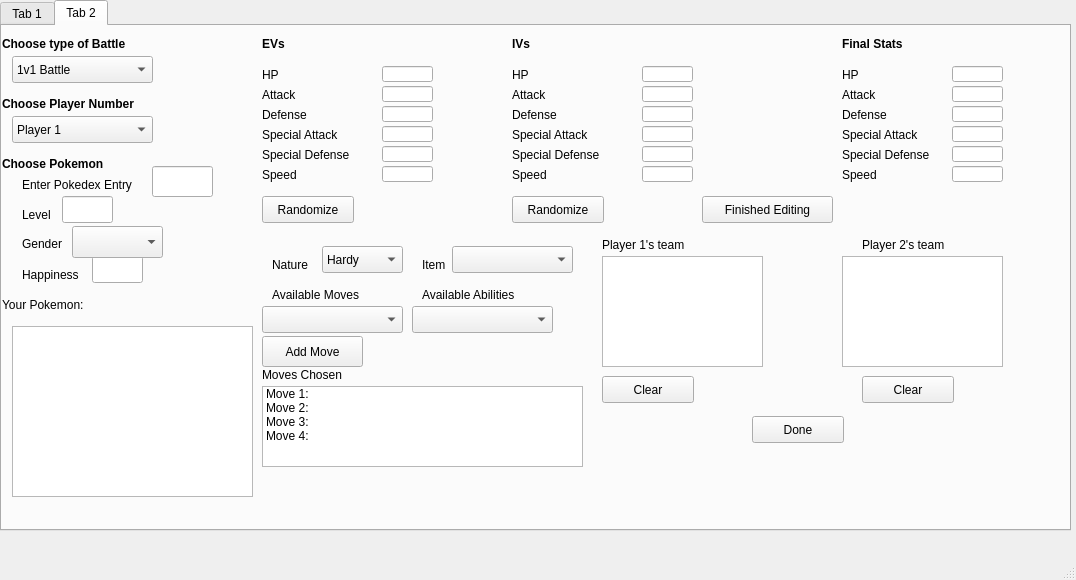
<?xml version="1.0" encoding="UTF-8"?>
<ui version="4.0">
 <class>MainWindow</class>
 <widget class="QMainWindow" name="MainWindow">
  <property name="geometry">
   <rect>
    <x>0</x>
    <y>0</y>
    <width>1076</width>
    <height>580</height>
   </rect>
  </property>
  <property name="windowTitle">
   <string>MainWindow</string>
  </property>
  <widget class="QWidget" name="centralwidget">
   <widget class="QTabWidget" name="tabCreate">
    <property name="geometry">
     <rect>
      <x>0</x>
      <y>0</y>
      <width>1071</width>
      <height>531</height>
     </rect>
    </property>
    <property name="currentIndex">
     <number>1</number>
    </property>
    <widget class="QWidget" name="tab">
     <attribute name="title">
      <string>Tab 1</string>
     </attribute>
     <widget class="QGraphicsView" name="viewPokemon1">
      <property name="geometry">
       <rect>
        <x>10</x>
        <y>30</y>
        <width>256</width>
        <height>151</height>
       </rect>
      </property>
     </widget>
     <widget class="QLabel" name="label">
      <property name="geometry">
       <rect>
        <x>-80</x>
        <y>0</y>
        <width>201</width>
        <height>31</height>
       </rect>
      </property>
      <property name="text">
       <string>                        Pokemon 1</string>
      </property>
     </widget>
     <widget class="QListWidget" name="listPokemon1_moves">
      <property name="geometry">
       <rect>
        <x>0</x>
        <y>240</y>
        <width>321</width>
        <height>81</height>
       </rect>
      </property>
      <item>
       <property name="text">
        <string>Move 1:</string>
       </property>
      </item>
      <item>
       <property name="text">
        <string>Move 2: </string>
       </property>
      </item>
      <item>
       <property name="text">
        <string>Move 3:</string>
       </property>
      </item>
      <item>
       <property name="text">
        <string>Move 4:</string>
       </property>
      </item>
     </widget>
     <widget class="QLabel" name="label_3">
      <property name="geometry">
       <rect>
        <x>390</x>
        <y>60</y>
        <width>201</width>
        <height>31</height>
       </rect>
      </property>
      <property name="text">
       <string>                        Battle Info:</string>
      </property>
     </widget>
     <widget class="QGraphicsView" name="viewPokemon2">
      <property name="geometry">
       <rect>
        <x>810</x>
        <y>30</y>
        <width>256</width>
        <height>151</height>
       </rect>
      </property>
     </widget>
     <widget class="QLabel" name="label_2">
      <property name="geometry">
       <rect>
        <x>720</x>
        <y>0</y>
        <width>201</width>
        <height>31</height>
       </rect>
      </property>
      <property name="text">
       <string>                        Pokemon 2</string>
      </property>
     </widget>
     <widget class="QListWidget" name="listPokemon2_moves">
      <property name="geometry">
       <rect>
        <x>740</x>
        <y>240</y>
        <width>321</width>
        <height>81</height>
       </rect>
      </property>
      <item>
       <property name="text">
        <string>Move 1:</string>
       </property>
      </item>
      <item>
       <property name="text">
        <string>Move 2: </string>
       </property>
      </item>
      <item>
       <property name="text">
        <string>Move 3:</string>
       </property>
      </item>
      <item>
       <property name="text">
        <string>Move 4:</string>
       </property>
      </item>
     </widget>
     <widget class="QPushButton" name="pushStartBattle">
      <property name="geometry">
       <rect>
        <x>340</x>
        <y>50</y>
        <width>92</width>
        <height>27</height>
       </rect>
      </property>
      <property name="text">
       <string>Start Battle</string>
      </property>
     </widget>
     <widget class="QPushButton" name="pushRestart">
      <property name="geometry">
       <rect>
        <x>630</x>
        <y>50</y>
        <width>92</width>
        <height>27</height>
       </rect>
      </property>
      <property name="text">
       <string>Restart</string>
      </property>
     </widget>
     <widget class="QPushButton" name="pushDifferentTeam">
      <property name="geometry">
       <rect>
        <x>430</x>
        <y>10</y>
        <width>201</width>
        <height>27</height>
       </rect>
      </property>
      <property name="text">
       <string>Choose a different team</string>
      </property>
     </widget>
     <widget class="QLabel" name="label_190">
      <property name="geometry">
       <rect>
        <x>0</x>
        <y>340</y>
        <width>111</width>
        <height>31</height>
       </rect>
      </property>
      <property name="text">
       <string>Player 1's team</string>
      </property>
     </widget>
     <widget class="QListWidget" name="listPlayer1_team">
      <property name="geometry">
       <rect>
        <x>0</x>
        <y>370</y>
        <width>321</width>
        <height>81</height>
       </rect>
      </property>
     </widget>
     <widget class="QLabel" name="label_191">
      <property name="geometry">
       <rect>
        <x>260</x>
        <y>0</y>
        <width>41</width>
        <height>31</height>
       </rect>
      </property>
      <property name="text">
       <string>Level</string>
      </property>
     </widget>
     <widget class="QLabel" name="label_192">
      <property name="geometry">
       <rect>
        <x>720</x>
        <y>0</y>
        <width>41</width>
        <height>31</height>
       </rect>
      </property>
      <property name="text">
       <string>Level</string>
      </property>
     </widget>
     <widget class="QLineEdit" name="txtPokemon1_Level">
      <property name="geometry">
       <rect>
        <x>300</x>
        <y>0</y>
        <width>41</width>
        <height>31</height>
       </rect>
      </property>
     </widget>
     <widget class="QLineEdit" name="txtPokemon2_Level">
      <property name="geometry">
       <rect>
        <x>760</x>
        <y>0</y>
        <width>41</width>
        <height>31</height>
       </rect>
      </property>
     </widget>
     <widget class="QLabel" name="label_230">
      <property name="geometry">
       <rect>
        <x>740</x>
        <y>340</y>
        <width>111</width>
        <height>31</height>
       </rect>
      </property>
      <property name="text">
       <string>Player 2's team</string>
      </property>
     </widget>
     <widget class="QListWidget" name="listPlayer2_team">
      <property name="geometry">
       <rect>
        <x>740</x>
        <y>370</y>
        <width>321</width>
        <height>81</height>
       </rect>
      </property>
     </widget>
     <widget class="QLabel" name="lbl_hpPokemon1">
      <property name="geometry">
       <rect>
        <x>10</x>
        <y>180</y>
        <width>21</width>
        <height>31</height>
       </rect>
      </property>
      <property name="text">
       <string>HP: </string>
      </property>
     </widget>
     <widget class="QLabel" name="lbl_hpPokemon2">
      <property name="geometry">
       <rect>
        <x>810</x>
        <y>180</y>
        <width>41</width>
        <height>31</height>
       </rect>
      </property>
      <property name="text">
       <string>HP: </string>
      </property>
     </widget>
     <widget class="QPushButton" name="pushSwitchPlayer1">
      <property name="geometry">
       <rect>
        <x>110</x>
        <y>340</y>
        <width>92</width>
        <height>27</height>
       </rect>
      </property>
      <property name="text">
       <string>Switch</string>
      </property>
     </widget>
     <widget class="QPushButton" name="pushSwitchPlayer2">
      <property name="geometry">
       <rect>
        <x>850</x>
        <y>340</y>
        <width>92</width>
        <height>27</height>
       </rect>
      </property>
      <property name="text">
       <string>Switch</string>
      </property>
     </widget>
     <widget class="QProgressBar" name="hpBar_Pokemon1">
      <property name="geometry">
       <rect>
        <x>40</x>
        <y>180</y>
        <width>118</width>
        <height>23</height>
       </rect>
      </property>
      <property name="value">
       <number>24</number>
      </property>
     </widget>
     <widget class="QProgressBar" name="hpBar_Pokemon2">
      <property name="geometry">
       <rect>
        <x>840</x>
        <y>180</y>
        <width>118</width>
        <height>23</height>
       </rect>
      </property>
      <property name="value">
       <number>24</number>
      </property>
     </widget>
     <widget class="QTextEdit" name="txtBattleInfo">
      <property name="geometry">
       <rect>
        <x>340</x>
        <y>90</y>
        <width>381</width>
        <height>211</height>
       </rect>
      </property>
      <property name="horizontalScrollBarPolicy">
       <enum>Qt::ScrollBarAsNeeded</enum>
      </property>
      <property name="html">
       <string>&lt;!DOCTYPE HTML PUBLIC &quot;-//W3C//DTD HTML 4.0//EN&quot; &quot;http://www.w3.org/TR/REC-html40/strict.dtd&quot;&gt;
&lt;html&gt;&lt;head&gt;&lt;meta name=&quot;qrichtext&quot; content=&quot;1&quot; /&gt;&lt;style type=&quot;text/css&quot;&gt;
p, li { white-space: pre-wrap; }
&lt;/style&gt;&lt;/head&gt;&lt;body style=&quot; font-family:'.SF NS Text'; font-size:13pt; font-weight:400; font-style:normal;&quot;&gt;
&lt;p style=&quot;-qt-paragraph-type:empty; margin-top:0px; margin-bottom:0px; margin-left:0px; margin-right:0px; -qt-block-indent:0; text-indent:0px;&quot;&gt;&lt;br /&gt;&lt;/p&gt;&lt;/body&gt;&lt;/html&gt;</string>
      </property>
     </widget>
     <widget class="QLabel" name="lbl_statusPokemon1">
      <property name="geometry">
       <rect>
        <x>10</x>
        <y>200</y>
        <width>51</width>
        <height>31</height>
       </rect>
      </property>
      <property name="text">
       <string>Status:</string>
      </property>
     </widget>
     <widget class="QLabel" name="lbl_statusCond1">
      <property name="geometry">
       <rect>
        <x>60</x>
        <y>200</y>
        <width>51</width>
        <height>31</height>
       </rect>
      </property>
      <property name="text">
       <string>Healthy</string>
      </property>
     </widget>
     <widget class="QLabel" name="lbl_statusPokemon2">
      <property name="geometry">
       <rect>
        <x>810</x>
        <y>200</y>
        <width>51</width>
        <height>31</height>
       </rect>
      </property>
      <property name="text">
       <string>Status:</string>
      </property>
     </widget>
     <widget class="QLabel" name="lbl_statusCond2">
      <property name="geometry">
       <rect>
        <x>860</x>
        <y>200</y>
        <width>51</width>
        <height>31</height>
       </rect>
      </property>
      <property name="text">
       <string>Healthy</string>
      </property>
     </widget>
    </widget>
    <widget class="QWidget" name="tab_2">
     <attribute name="title">
      <string>Tab 2</string>
     </attribute>
     <widget class="QLabel" name="label_4">
      <property name="geometry">
       <rect>
        <x>0</x>
        <y>10</y>
        <width>201</width>
        <height>17</height>
       </rect>
      </property>
      <property name="text">
       <string>&lt;html&gt;&lt;head/&gt;&lt;body&gt;&lt;p&gt;&lt;span style=&quot; font-weight:600;&quot;&gt;Choose type of Battle&lt;/span&gt;&lt;/p&gt;&lt;/body&gt;&lt;/html&gt;</string>
      </property>
     </widget>
     <widget class="QComboBox" name="comboBattleType">
      <property name="geometry">
       <rect>
        <x>10</x>
        <y>30</y>
        <width>141</width>
        <height>27</height>
       </rect>
      </property>
      <item>
       <property name="text">
        <string>1v1 Battle</string>
       </property>
      </item>
      <item>
       <property name="text">
        <string>3v3 Battle</string>
       </property>
      </item>
      <item>
       <property name="text">
        <string>6v6 Battle</string>
       </property>
      </item>
     </widget>
     <widget class="QLabel" name="label_5">
      <property name="geometry">
       <rect>
        <x>0</x>
        <y>130</y>
        <width>201</width>
        <height>17</height>
       </rect>
      </property>
      <property name="text">
       <string>&lt;html&gt;&lt;head/&gt;&lt;body&gt;&lt;p&gt;&lt;span style=&quot; font-weight:600;&quot;&gt;Choose Pokemon&lt;/span&gt;&lt;/p&gt;&lt;/body&gt;&lt;/html&gt;</string>
      </property>
     </widget>
     <widget class="QLabel" name="label_6">
      <property name="geometry">
       <rect>
        <x>260</x>
        <y>10</y>
        <width>31</width>
        <height>17</height>
       </rect>
      </property>
      <property name="text">
       <string>&lt;html&gt;&lt;head/&gt;&lt;body&gt;&lt;p&gt;&lt;span style=&quot; font-weight:600;&quot;&gt;EVs&lt;/span&gt;&lt;/p&gt;&lt;/body&gt;&lt;/html&gt;</string>
      </property>
     </widget>
     <widget class="QLineEdit" name="txtPokedexEntry">
      <property name="geometry">
       <rect>
        <x>150</x>
        <y>140</y>
        <width>61</width>
        <height>31</height>
       </rect>
      </property>
     </widget>
     <widget class="QLabel" name="label_7">
      <property name="geometry">
       <rect>
        <x>0</x>
        <y>270</y>
        <width>201</width>
        <height>17</height>
       </rect>
      </property>
      <property name="text">
       <string>Your Pokemon:</string>
      </property>
     </widget>
     <widget class="QGraphicsView" name="viewCurrentPokemon">
      <property name="geometry">
       <rect>
        <x>10</x>
        <y>300</y>
        <width>241</width>
        <height>171</height>
       </rect>
      </property>
     </widget>
     <widget class="QComboBox" name="comboAvailableMoves">
      <property name="geometry">
       <rect>
        <x>260</x>
        <y>280</y>
        <width>141</width>
        <height>27</height>
       </rect>
      </property>
     </widget>
     <widget class="QLabel" name="label_8">
      <property name="geometry">
       <rect>
        <x>270</x>
        <y>260</y>
        <width>101</width>
        <height>17</height>
       </rect>
      </property>
      <property name="text">
       <string>Available Moves</string>
      </property>
     </widget>
     <widget class="QListWidget" name="listChosenMoves">
      <property name="geometry">
       <rect>
        <x>260</x>
        <y>360</y>
        <width>321</width>
        <height>81</height>
       </rect>
      </property>
      <item>
       <property name="text">
        <string>Move 1:</string>
       </property>
      </item>
      <item>
       <property name="text">
        <string>Move 2:</string>
       </property>
      </item>
      <item>
       <property name="text">
        <string>Move 3:</string>
       </property>
      </item>
      <item>
       <property name="text">
        <string>Move 4:</string>
       </property>
      </item>
     </widget>
     <widget class="QLabel" name="label_9">
      <property name="geometry">
       <rect>
        <x>260</x>
        <y>340</y>
        <width>201</width>
        <height>17</height>
       </rect>
      </property>
      <property name="text">
       <string>Moves Chosen</string>
      </property>
     </widget>
     <widget class="QLineEdit" name="txtChosenLevel">
      <property name="geometry">
       <rect>
        <x>60</x>
        <y>170</y>
        <width>51</width>
        <height>27</height>
       </rect>
      </property>
     </widget>
     <widget class="QLabel" name="label_11">
      <property name="geometry">
       <rect>
        <x>20</x>
        <y>180</y>
        <width>41</width>
        <height>17</height>
       </rect>
      </property>
      <property name="text">
       <string>Level</string>
      </property>
     </widget>
     <widget class="QLabel" name="label_10">
      <property name="geometry">
       <rect>
        <x>260</x>
        <y>40</y>
        <width>31</width>
        <height>17</height>
       </rect>
      </property>
      <property name="text">
       <string>HP</string>
      </property>
     </widget>
     <widget class="QLabel" name="label_12">
      <property name="geometry">
       <rect>
        <x>260</x>
        <y>60</y>
        <width>41</width>
        <height>17</height>
       </rect>
      </property>
      <property name="text">
       <string>Attack</string>
      </property>
     </widget>
     <widget class="QLabel" name="label_13">
      <property name="geometry">
       <rect>
        <x>260</x>
        <y>80</y>
        <width>61</width>
        <height>17</height>
       </rect>
      </property>
      <property name="text">
       <string>Defense</string>
      </property>
     </widget>
     <widget class="QLabel" name="label_14">
      <property name="geometry">
       <rect>
        <x>260</x>
        <y>100</y>
        <width>101</width>
        <height>17</height>
       </rect>
      </property>
      <property name="text">
       <string>Special Attack</string>
      </property>
     </widget>
     <widget class="QLabel" name="label_15">
      <property name="geometry">
       <rect>
        <x>260</x>
        <y>120</y>
        <width>111</width>
        <height>17</height>
       </rect>
      </property>
      <property name="text">
       <string>Special Defense</string>
      </property>
     </widget>
     <widget class="QLabel" name="label_16">
      <property name="geometry">
       <rect>
        <x>260</x>
        <y>140</y>
        <width>41</width>
        <height>17</height>
       </rect>
      </property>
      <property name="text">
       <string>Speed</string>
      </property>
     </widget>
     <widget class="QLineEdit" name="txtEV_HP">
      <property name="geometry">
       <rect>
        <x>380</x>
        <y>40</y>
        <width>51</width>
        <height>16</height>
       </rect>
      </property>
     </widget>
     <widget class="QLineEdit" name="txtEV_Attack">
      <property name="geometry">
       <rect>
        <x>380</x>
        <y>60</y>
        <width>51</width>
        <height>16</height>
       </rect>
      </property>
     </widget>
     <widget class="QLineEdit" name="txtEV_Defense">
      <property name="geometry">
       <rect>
        <x>380</x>
        <y>80</y>
        <width>51</width>
        <height>16</height>
       </rect>
      </property>
     </widget>
     <widget class="QLineEdit" name="txtEV_SpAttack">
      <property name="geometry">
       <rect>
        <x>380</x>
        <y>100</y>
        <width>51</width>
        <height>16</height>
       </rect>
      </property>
     </widget>
     <widget class="QLineEdit" name="txtEV_SpDefense">
      <property name="geometry">
       <rect>
        <x>380</x>
        <y>120</y>
        <width>51</width>
        <height>16</height>
       </rect>
      </property>
     </widget>
     <widget class="QLineEdit" name="txtEV_Speed">
      <property name="geometry">
       <rect>
        <x>380</x>
        <y>140</y>
        <width>51</width>
        <height>16</height>
       </rect>
      </property>
     </widget>
     <widget class="QLabel" name="label_65">
      <property name="geometry">
       <rect>
        <x>510</x>
        <y>10</y>
        <width>31</width>
        <height>17</height>
       </rect>
      </property>
      <property name="text">
       <string>&lt;html&gt;&lt;head/&gt;&lt;body&gt;&lt;p&gt;&lt;span style=&quot; font-weight:600;&quot;&gt;IVs&lt;/span&gt;&lt;/p&gt;&lt;/body&gt;&lt;/html&gt;</string>
      </property>
     </widget>
     <widget class="QLabel" name="label_100">
      <property name="geometry">
       <rect>
        <x>510</x>
        <y>40</y>
        <width>31</width>
        <height>17</height>
       </rect>
      </property>
      <property name="text">
       <string>HP</string>
      </property>
     </widget>
     <widget class="QLineEdit" name="txtIV_HP">
      <property name="geometry">
       <rect>
        <x>640</x>
        <y>40</y>
        <width>51</width>
        <height>16</height>
       </rect>
      </property>
     </widget>
     <widget class="QLabel" name="label_101">
      <property name="geometry">
       <rect>
        <x>510</x>
        <y>60</y>
        <width>41</width>
        <height>17</height>
       </rect>
      </property>
      <property name="text">
       <string>Attack</string>
      </property>
     </widget>
     <widget class="QLineEdit" name="txtIV_Attack">
      <property name="geometry">
       <rect>
        <x>640</x>
        <y>60</y>
        <width>51</width>
        <height>16</height>
       </rect>
      </property>
     </widget>
     <widget class="QLabel" name="label_102">
      <property name="geometry">
       <rect>
        <x>510</x>
        <y>80</y>
        <width>61</width>
        <height>17</height>
       </rect>
      </property>
      <property name="text">
       <string>Defense</string>
      </property>
     </widget>
     <widget class="QLineEdit" name="txtIV_Defense">
      <property name="geometry">
       <rect>
        <x>640</x>
        <y>80</y>
        <width>51</width>
        <height>16</height>
       </rect>
      </property>
     </widget>
     <widget class="QLabel" name="label_103">
      <property name="geometry">
       <rect>
        <x>510</x>
        <y>100</y>
        <width>101</width>
        <height>17</height>
       </rect>
      </property>
      <property name="text">
       <string>Special Attack</string>
      </property>
     </widget>
     <widget class="QLineEdit" name="txtIV_SpAttack">
      <property name="geometry">
       <rect>
        <x>640</x>
        <y>100</y>
        <width>51</width>
        <height>16</height>
       </rect>
      </property>
     </widget>
     <widget class="QLabel" name="label_104">
      <property name="geometry">
       <rect>
        <x>510</x>
        <y>120</y>
        <width>111</width>
        <height>17</height>
       </rect>
      </property>
      <property name="text">
       <string>Special Defense</string>
      </property>
     </widget>
     <widget class="QLineEdit" name="txtIV_SpDefense">
      <property name="geometry">
       <rect>
        <x>640</x>
        <y>120</y>
        <width>51</width>
        <height>16</height>
       </rect>
      </property>
     </widget>
     <widget class="QLabel" name="label_127">
      <property name="geometry">
       <rect>
        <x>510</x>
        <y>140</y>
        <width>41</width>
        <height>17</height>
       </rect>
      </property>
      <property name="text">
       <string>Speed</string>
      </property>
     </widget>
     <widget class="QLineEdit" name="txtIV_Speed">
      <property name="geometry">
       <rect>
        <x>640</x>
        <y>140</y>
        <width>51</width>
        <height>16</height>
       </rect>
      </property>
     </widget>
     <widget class="QPushButton" name="pushRandomizeEVs">
      <property name="geometry">
       <rect>
        <x>260</x>
        <y>170</y>
        <width>92</width>
        <height>27</height>
       </rect>
      </property>
      <property name="text">
       <string>Randomize</string>
      </property>
     </widget>
     <widget class="QPushButton" name="pushRandomizeIVs">
      <property name="geometry">
       <rect>
        <x>510</x>
        <y>170</y>
        <width>92</width>
        <height>27</height>
       </rect>
      </property>
      <property name="text">
       <string>Randomize</string>
      </property>
     </widget>
     <widget class="QLabel" name="label_128">
      <property name="geometry">
       <rect>
        <x>20</x>
        <y>150</y>
        <width>131</width>
        <height>17</height>
       </rect>
      </property>
      <property name="text">
       <string>Enter Pokedex Entry</string>
      </property>
     </widget>
     <widget class="QLabel" name="label_129">
      <property name="geometry">
       <rect>
        <x>840</x>
        <y>10</y>
        <width>131</width>
        <height>17</height>
       </rect>
      </property>
      <property name="text">
       <string>&lt;html&gt;&lt;head/&gt;&lt;body&gt;&lt;p&gt;&lt;span style=&quot; font-weight:600;&quot;&gt;Final Stats&lt;/span&gt;&lt;/p&gt;&lt;/body&gt;&lt;/html&gt;</string>
      </property>
     </widget>
     <widget class="QLabel" name="label_155">
      <property name="geometry">
       <rect>
        <x>840</x>
        <y>40</y>
        <width>31</width>
        <height>17</height>
       </rect>
      </property>
      <property name="text">
       <string>HP</string>
      </property>
     </widget>
     <widget class="QLineEdit" name="txtFinal_HP">
      <property name="geometry">
       <rect>
        <x>950</x>
        <y>40</y>
        <width>51</width>
        <height>16</height>
       </rect>
      </property>
     </widget>
     <widget class="QLabel" name="label_182">
      <property name="geometry">
       <rect>
        <x>840</x>
        <y>60</y>
        <width>41</width>
        <height>17</height>
       </rect>
      </property>
      <property name="text">
       <string>Attack</string>
      </property>
     </widget>
     <widget class="QLineEdit" name="txtFinal_Attack">
      <property name="geometry">
       <rect>
        <x>950</x>
        <y>60</y>
        <width>51</width>
        <height>16</height>
       </rect>
      </property>
     </widget>
     <widget class="QLabel" name="label_183">
      <property name="geometry">
       <rect>
        <x>840</x>
        <y>80</y>
        <width>61</width>
        <height>17</height>
       </rect>
      </property>
      <property name="text">
       <string>Defense</string>
      </property>
     </widget>
     <widget class="QLineEdit" name="txtFinal_Defense">
      <property name="geometry">
       <rect>
        <x>950</x>
        <y>80</y>
        <width>51</width>
        <height>16</height>
       </rect>
      </property>
     </widget>
     <widget class="QLabel" name="label_184">
      <property name="geometry">
       <rect>
        <x>840</x>
        <y>100</y>
        <width>101</width>
        <height>17</height>
       </rect>
      </property>
      <property name="text">
       <string>Special Attack</string>
      </property>
     </widget>
     <widget class="QLineEdit" name="txtFinal_SpAttack">
      <property name="geometry">
       <rect>
        <x>950</x>
        <y>100</y>
        <width>51</width>
        <height>16</height>
       </rect>
      </property>
     </widget>
     <widget class="QLabel" name="label_185">
      <property name="geometry">
       <rect>
        <x>840</x>
        <y>120</y>
        <width>111</width>
        <height>17</height>
       </rect>
      </property>
      <property name="text">
       <string>Special Defense</string>
      </property>
     </widget>
     <widget class="QLineEdit" name="txtFinal_SpDefense">
      <property name="geometry">
       <rect>
        <x>950</x>
        <y>120</y>
        <width>51</width>
        <height>16</height>
       </rect>
      </property>
     </widget>
     <widget class="QLabel" name="label_186">
      <property name="geometry">
       <rect>
        <x>840</x>
        <y>140</y>
        <width>41</width>
        <height>17</height>
       </rect>
      </property>
      <property name="text">
       <string>Speed</string>
      </property>
     </widget>
     <widget class="QLineEdit" name="txtFinal_Speed">
      <property name="geometry">
       <rect>
        <x>950</x>
        <y>140</y>
        <width>51</width>
        <height>16</height>
       </rect>
      </property>
     </widget>
     <widget class="QLabel" name="label_187">
      <property name="geometry">
       <rect>
        <x>600</x>
        <y>210</y>
        <width>201</width>
        <height>17</height>
       </rect>
      </property>
      <property name="text">
       <string>Player 1's team</string>
      </property>
     </widget>
     <widget class="QLabel" name="label_188">
      <property name="geometry">
       <rect>
        <x>860</x>
        <y>210</y>
        <width>201</width>
        <height>17</height>
       </rect>
      </property>
      <property name="text">
       <string>Player 2's team</string>
      </property>
     </widget>
     <widget class="QPushButton" name="pushClearP1">
      <property name="geometry">
       <rect>
        <x>600</x>
        <y>350</y>
        <width>92</width>
        <height>27</height>
       </rect>
      </property>
      <property name="text">
       <string>Clear</string>
      </property>
     </widget>
     <widget class="QPushButton" name="pushClearP2">
      <property name="geometry">
       <rect>
        <x>860</x>
        <y>350</y>
        <width>92</width>
        <height>27</height>
       </rect>
      </property>
      <property name="text">
       <string>Clear</string>
      </property>
     </widget>
     <widget class="QPushButton" name="pushDone">
      <property name="geometry">
       <rect>
        <x>750</x>
        <y>390</y>
        <width>92</width>
        <height>27</height>
       </rect>
      </property>
      <property name="text">
       <string>Done</string>
      </property>
     </widget>
     <widget class="QLabel" name="label_189">
      <property name="geometry">
       <rect>
        <x>0</x>
        <y>70</y>
        <width>211</width>
        <height>17</height>
       </rect>
      </property>
      <property name="text">
       <string>&lt;html&gt;&lt;head/&gt;&lt;body&gt;&lt;p&gt;&lt;span style=&quot; font-weight:600;&quot;&gt;Choose Player Number&lt;/span&gt;&lt;/p&gt;&lt;/body&gt;&lt;/html&gt;</string>
      </property>
     </widget>
     <widget class="QComboBox" name="comboPlayerNumber">
      <property name="geometry">
       <rect>
        <x>10</x>
        <y>90</y>
        <width>141</width>
        <height>27</height>
       </rect>
      </property>
      <item>
       <property name="text">
        <string>Player 1</string>
       </property>
      </item>
      <item>
       <property name="text">
        <string>Player 2</string>
       </property>
      </item>
      <item>
       <property name="text">
        <string>CPU</string>
       </property>
      </item>
     </widget>
     <widget class="QLabel" name="label_234">
      <property name="geometry">
       <rect>
        <x>420</x>
        <y>260</y>
        <width>121</width>
        <height>17</height>
       </rect>
      </property>
      <property name="text">
       <string>Available Abilities</string>
      </property>
     </widget>
     <widget class="QComboBox" name="comboAvailableAbilities">
      <property name="geometry">
       <rect>
        <x>410</x>
        <y>280</y>
        <width>141</width>
        <height>27</height>
       </rect>
      </property>
     </widget>
     <widget class="QLabel" name="label_235">
      <property name="geometry">
       <rect>
        <x>270</x>
        <y>230</y>
        <width>51</width>
        <height>17</height>
       </rect>
      </property>
      <property name="text">
       <string>Nature</string>
      </property>
     </widget>
     <widget class="QComboBox" name="comboNatures">
      <property name="geometry">
       <rect>
        <x>320</x>
        <y>220</y>
        <width>81</width>
        <height>27</height>
       </rect>
      </property>
      <item>
       <property name="text">
        <string>Hardy</string>
       </property>
      </item>
      <item>
       <property name="text">
        <string>Bold</string>
       </property>
      </item>
      <item>
       <property name="text">
        <string>Modest</string>
       </property>
      </item>
      <item>
       <property name="text">
        <string>Calm</string>
       </property>
      </item>
      <item>
       <property name="text">
        <string>Timid</string>
       </property>
      </item>
      <item>
       <property name="text">
        <string>Lonely</string>
       </property>
      </item>
      <item>
       <property name="text">
        <string>Docile</string>
       </property>
      </item>
      <item>
       <property name="text">
        <string>Mild</string>
       </property>
      </item>
      <item>
       <property name="text">
        <string>Gentle</string>
       </property>
      </item>
      <item>
       <property name="text">
        <string>Hasty</string>
       </property>
      </item>
      <item>
       <property name="text">
        <string>Adamant</string>
       </property>
      </item>
      <item>
       <property name="text">
        <string>Impish </string>
       </property>
      </item>
      <item>
       <property name="text">
        <string>Bashful</string>
       </property>
      </item>
      <item>
       <property name="text">
        <string>Careful</string>
       </property>
      </item>
      <item>
       <property name="text">
        <string>Rash</string>
       </property>
      </item>
      <item>
       <property name="text">
        <string>Jolly</string>
       </property>
      </item>
      <item>
       <property name="text">
        <string>Naughty</string>
       </property>
      </item>
      <item>
       <property name="text">
        <string>Lax</string>
       </property>
      </item>
      <item>
       <property name="text">
        <string>Quirky</string>
       </property>
      </item>
      <item>
       <property name="text">
        <string>Naive</string>
       </property>
      </item>
      <item>
       <property name="text">
        <string>Brave</string>
       </property>
      </item>
      <item>
       <property name="text">
        <string>Relaxed</string>
       </property>
      </item>
      <item>
       <property name="text">
        <string>Quiet</string>
       </property>
      </item>
      <item>
       <property name="text">
        <string>Sassy</string>
       </property>
      </item>
      <item>
       <property name="text">
        <string>Serious</string>
       </property>
      </item>
     </widget>
     <widget class="QLabel" name="labelLevelCheck">
      <property name="geometry">
       <rect>
        <x>110</x>
        <y>230</y>
        <width>131</width>
        <height>20</height>
       </rect>
      </property>
      <property name="text">
       <string/>
      </property>
     </widget>
     <widget class="QLabel" name="labelEntryCheck">
      <property name="geometry">
       <rect>
        <x>130</x>
        <y>250</y>
        <width>131</width>
        <height>20</height>
       </rect>
      </property>
      <property name="text">
       <string/>
      </property>
     </widget>
     <widget class="QLabel" name="labelEVCheck">
      <property name="geometry">
       <rect>
        <x>300</x>
        <y>10</y>
        <width>131</width>
        <height>20</height>
       </rect>
      </property>
      <property name="text">
       <string/>
      </property>
     </widget>
     <widget class="QLabel" name="labelIVCheck">
      <property name="geometry">
       <rect>
        <x>560</x>
        <y>10</y>
        <width>131</width>
        <height>20</height>
       </rect>
      </property>
      <property name="text">
       <string/>
      </property>
     </widget>
     <widget class="QPushButton" name="pushFinished">
      <property name="geometry">
       <rect>
        <x>700</x>
        <y>170</y>
        <width>131</width>
        <height>27</height>
       </rect>
      </property>
      <property name="text">
       <string>Finished Editing</string>
      </property>
     </widget>
     <widget class="QLabel" name="labelCheckFinalized">
      <property name="geometry">
       <rect>
        <x>700</x>
        <y>150</y>
        <width>131</width>
        <height>17</height>
       </rect>
      </property>
      <property name="text">
       <string/>
      </property>
     </widget>
     <widget class="QListWidget" name="listCurr_p1Team">
      <property name="geometry">
       <rect>
        <x>600</x>
        <y>230</y>
        <width>161</width>
        <height>111</height>
       </rect>
      </property>
     </widget>
     <widget class="QListWidget" name="listCurr_p2Team">
      <property name="geometry">
       <rect>
        <x>840</x>
        <y>230</y>
        <width>161</width>
        <height>111</height>
       </rect>
      </property>
     </widget>
     <widget class="QLabel" name="labelChk_Play">
      <property name="geometry">
       <rect>
        <x>730</x>
        <y>360</y>
        <width>121</width>
        <height>17</height>
       </rect>
      </property>
      <property name="text">
       <string/>
      </property>
     </widget>
     <widget class="QLabel" name="label_239">
      <property name="geometry">
       <rect>
        <x>420</x>
        <y>230</y>
        <width>51</width>
        <height>17</height>
       </rect>
      </property>
      <property name="text">
       <string>Item</string>
      </property>
     </widget>
     <widget class="QPushButton" name="pushAddMove">
      <property name="geometry">
       <rect>
        <x>260</x>
        <y>310</y>
        <width>101</width>
        <height>31</height>
       </rect>
      </property>
      <property name="text">
       <string>Add Move</string>
      </property>
     </widget>
     <widget class="QLineEdit" name="txtHappinessVal">
      <property name="geometry">
       <rect>
        <x>90</x>
        <y>230</y>
        <width>51</width>
        <height>27</height>
       </rect>
      </property>
     </widget>
     <widget class="QLabel" name="label_17">
      <property name="geometry">
       <rect>
        <x>20</x>
        <y>240</y>
        <width>71</width>
        <height>17</height>
       </rect>
      </property>
      <property name="text">
       <string>Happiness</string>
      </property>
     </widget>
     <widget class="QLabel" name="label_18">
      <property name="geometry">
       <rect>
        <x>20</x>
        <y>210</y>
        <width>51</width>
        <height>16</height>
       </rect>
      </property>
      <property name="text">
       <string>Gender</string>
      </property>
     </widget>
     <widget class="QComboBox" name="comboGenders">
      <property name="geometry">
       <rect>
        <x>70</x>
        <y>200</y>
        <width>91</width>
        <height>32</height>
       </rect>
      </property>
     </widget>
     <widget class="QComboBox" name="comboItems">
      <property name="geometry">
       <rect>
        <x>450</x>
        <y>220</y>
        <width>121</width>
        <height>27</height>
       </rect>
      </property>
     </widget>
    </widget>
   </widget>
  </widget>
  <widget class="QMenuBar" name="menubar">
   <property name="geometry">
    <rect>
     <x>0</x>
     <y>0</y>
     <width>1076</width>
     <height>22</height>
    </rect>
   </property>
  </widget>
  <widget class="QStatusBar" name="statusbar"/>
 </widget>
 <tabstops>
  <tabstop>viewPokemon2</tabstop>
  <tabstop>viewPokemon1</tabstop>
  <tabstop>listPokemon1_moves</tabstop>
  <tabstop>tabCreate</tabstop>
  <tabstop>listPokemon2_moves</tabstop>
 </tabstops>
 <resources/>
 <connections/>
</ui>
